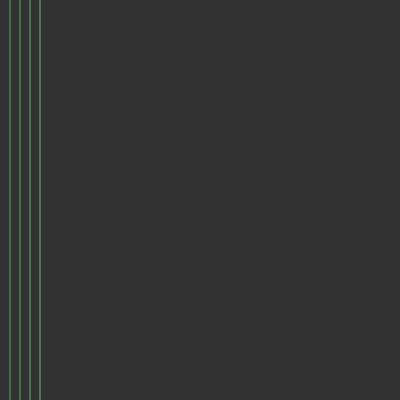
Frame 1 (no input)
Frame 60 (no input): identical to frame 1, image omitted
Frame 120 (the mouse pressed at the canvas centre since frame 60): identical to frame 1, image omitted

The p5.js sketch that drew this single still picture (run headless with seeded random() and noise() and a simulated clock; from frame 60 on, the mouse is pressed at the canvas centre):

// p5.js sketch
// ── sketch.js
function setup() {
  createCanvas(400,400);
}

function draw() {
  background(50);
  stroke(color(80,170,100)); // lines use stroke instead of fill for color
  line(10, 0, 10, height); // draw a vertical line with line(x1, y1, x2, y2)
  stroke(color(80,175, 100));
  line(20, 0, 20, height);
  stroke(color(90,180,110));
  line(30, 0, 30, height);
  stroke(color(100,190,120));
  line(40, 0, 40, height);
  stroke(color(110, 200 ,130));
}
